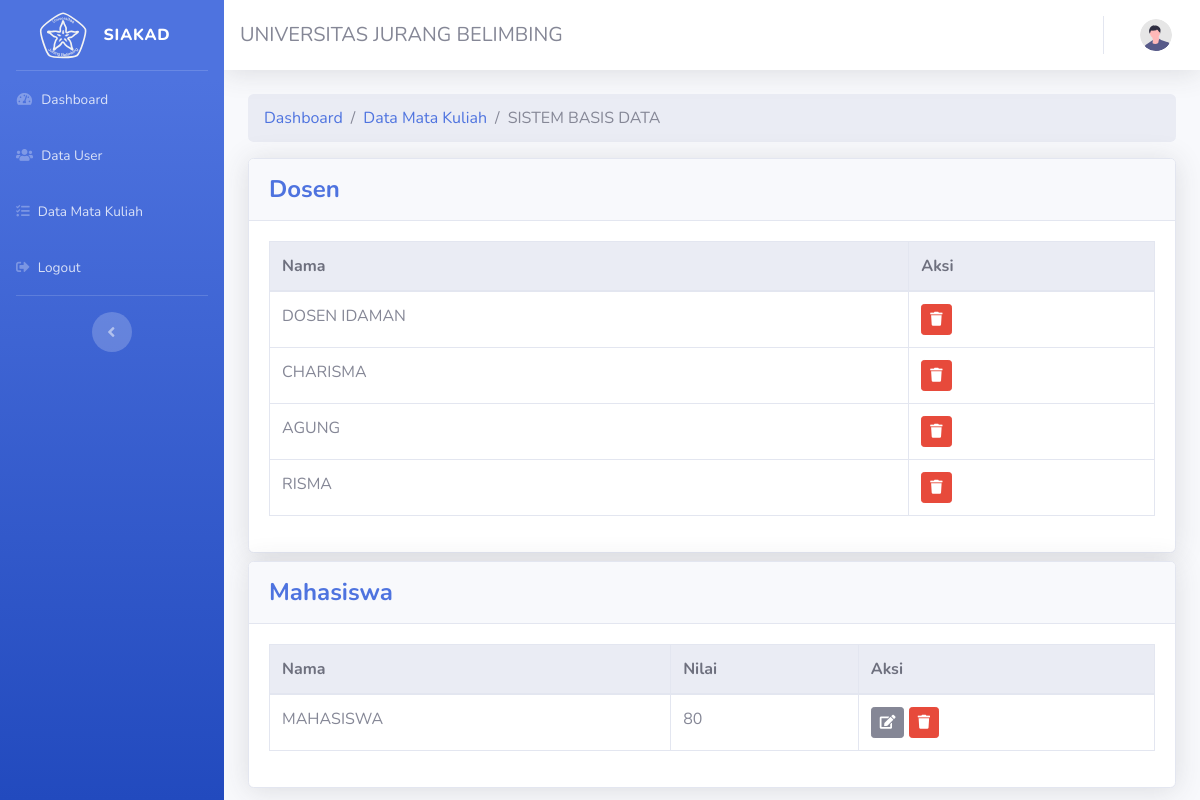
The page /administrator/dashboard/infomatakuliah/1 on the database its author committed.
### tables this page shows
CREATE TABLE `matakuliah` (
  `id_makul` int(2) NOT NULL,
  `nama_makul` varchar(255) NOT NULL
);

CREATE TABLE `users` (
  `id` int(2) NOT NULL,
  `userid` varchar(32) NOT NULL,
  `userpass` char(32) NOT NULL,
  `username` varchar(255) NOT NULL,
  `useren` enum('A','Y','N') NOT NULL DEFAULT 'N',
  `userrole` tinyint(4) NOT NULL,
  `userlogged` tinyint(1) NOT NULL DEFAULT 0
);

CREATE TABLE `dosen` (
  `id` int(2) NOT NULL,
  `nrp` varchar(32) NOT NULL,
  `id_makul` int(2) NOT NULL
);

CREATE TABLE `mahasiswa` (
  `id_mhs` int(2) NOT NULL,
  `nim` varchar(32) NOT NULL,
  `id_makul` int(2) NOT NULL,
  `nilai` tinyint(4) NOT NULL DEFAULT 0
);

### application/controllers/administrator/dashboard.php (called while the page is built, shortened)
<?php
class Dashboard extends CI_Controller
{
    public function infomatakuliah($id_makul = null)
    {
        $data['title'] = 'Info Detail Matakuliah';
        $u = $this->Admin_model->getresultdatatableby('mahasiswa', 'id_makul', $id_makul);
        $data['mhs'] = $u;
        $u2 = $this->Admin_model->getresultdatatableby('dosen', 'id_makul', $id_makul);
        $data['dsn'] = $u2;
        $where_table = 'users';
        $where_role = 'userrole';
        $u3 = $this->Admin_model->getresultdatatableby($where_table, $where_role, '4');
        $data['umhs'] = $u3;
        $u4 = $this->Admin_model->getresultdatatableby($where_table, $where_role, '2');
        $data['udsn'] = $u4;
        $makul = $this->Admin_model->getdatatableby('matakuliah', 'id_makul', $id_makul);
        $data['nama_makul'] = $makul['nama_makul'];
        $data['makuls'] = $id_makul;
        $this->load->view('wrapper/header', $data);
        $this->load->view('wrapper/admin_sidebar', $data);
        $this->load->view('administrator/infomatakuliah', $data);
        $this->load->view('wrapper/footer');
    }
}

### index.php (called while the page is built, shortened)
<?php
require_once BASEPATH.'core/CodeIgniter.php';

### application/models/admin_model.php (called while the page is built, shortened)
<?php
class Admin_model extends CI_Model
{
    public function getdatatableby($table, $by, $userid)
    {
        return $this->db->get_where($table, [$by => $userid])->row_array();
    }
    public function getresultdatatableby($table, $by, $userid)
    {
        return $this->db->get_where($table, [$by => $userid])->result();
    }
}

### application/views/administrator/infomatakuliah.php (the view, shortened to what this page needs)
<div class="container-fluid">
    <ol class="breadcrumb">
        <li class="breadcrumb-item">
            <a href="<?= base_url('administrator/dashboard/') ?>">Dashboard</a>
        </li>
        <li class="breadcrumb-item">
            <a href="<?= base_url('administrator/dashboard/makulview') ?>">Data Mata Kuliah</a>
        </li>
        <li class="breadcrumb-item active "><?php echo $nama_makul ?></li>
    </ol>
    <div class="card shadow mb-2">
        <div class="card-header py-3">
            <h4 class="m-0 font-weight-bold text-primary">Dosen</h4>
        </div>
        <div class="card-body">
            <div class="table-responsive">
                <table class="table table-bordered" id="dataTable" width="100%" cellspacing="0">
                    <thead class="thead-light">
                        <tr>
                            <th>Nama</th>
                            <th>Aksi</th>
                        </tr>
                    </thead>
                    <tbody>
                        <?php foreach ($dsn as $dosen) { ?>
                            <tr>
                                <td><?php foreach ($udsn as $users) {
                                        if ($users->userid == $dosen->nrp) {
                                            echo $users->username;
                                            break;
                                        }
                                    }
                                    ?></td>
                                <td>
                                   <button class="btn btn-sm btn-danger" data-toggle="modal" data-target="#hapusdosenmodal<?= $dosen->id; ?>"><i class="fas fa-trash"></i></button>
                                </td>
                            </tr>
                        <?php }; ?>
                    </tbody>
                </table>
            </div>
        </div>
    </div>
    <div class="card shadow mb-2">
        <div class="card-header py-3">
            <h4 class="m-0 font-weight-bold text-primary">Mahasiswa</h4>
        </div>
        <div class="card-body">
            <div class="table-responsive">
                <table class="table table-bordered" id="dataTable" width="100%" cellspacing="0">
                    <thead class="thead-light">
                        <tr>
                            <th>Nama</th>
                            <th>Nilai</th>
                            <th>Aksi</th>
                        </tr>
                    </thead>
                    <tbody>
                        <?php foreach ($mhs as $mahasiswa) { ?>
                            <tr>
                                <td><?php foreach ($umhs as $users) {
                                        if ($users->userid == $mahasiswa->nim) {
                                            echo $users->username;
                                            break;
                                        }
                                    }
                                    ?></td>
                                <td><?php echo $mahasiswa->nilai ?></td>
                                <td>
                                    <button class="btn btn-sm btn-secondary" data-toggle="modal" data-target="#editnilaimodal<?= $mahasiswa->id_mhs; ?>"><i class="fas fa-edit"></i></button>
                                    <button class="btn btn-sm btn-danger" data-toggle="modal" data-target="#hapusmhsmodal<?= $mahasiswa->id_mhs; ?>"><i class="fas fa-trash"></i></button>
                                </td>
                            </tr>
                        <?php }; ?>
                    </tbody>
                </table>
            </div>
        </div>
    </div>
</div>
<?php foreach ($mhs as $mahasiswa) { ?>
    </div>
<?php } ?>

### rows shown on the page
matakuliah: nama_makul "SISTEM BASIS DATA"
users: username "DOSEN IDAMAN"
users: username "CHARISMA"
users: username "AGUNG"
users: username "RISMA"
mahasiswa: nilai "80"
users: username "MAHASISWA"
